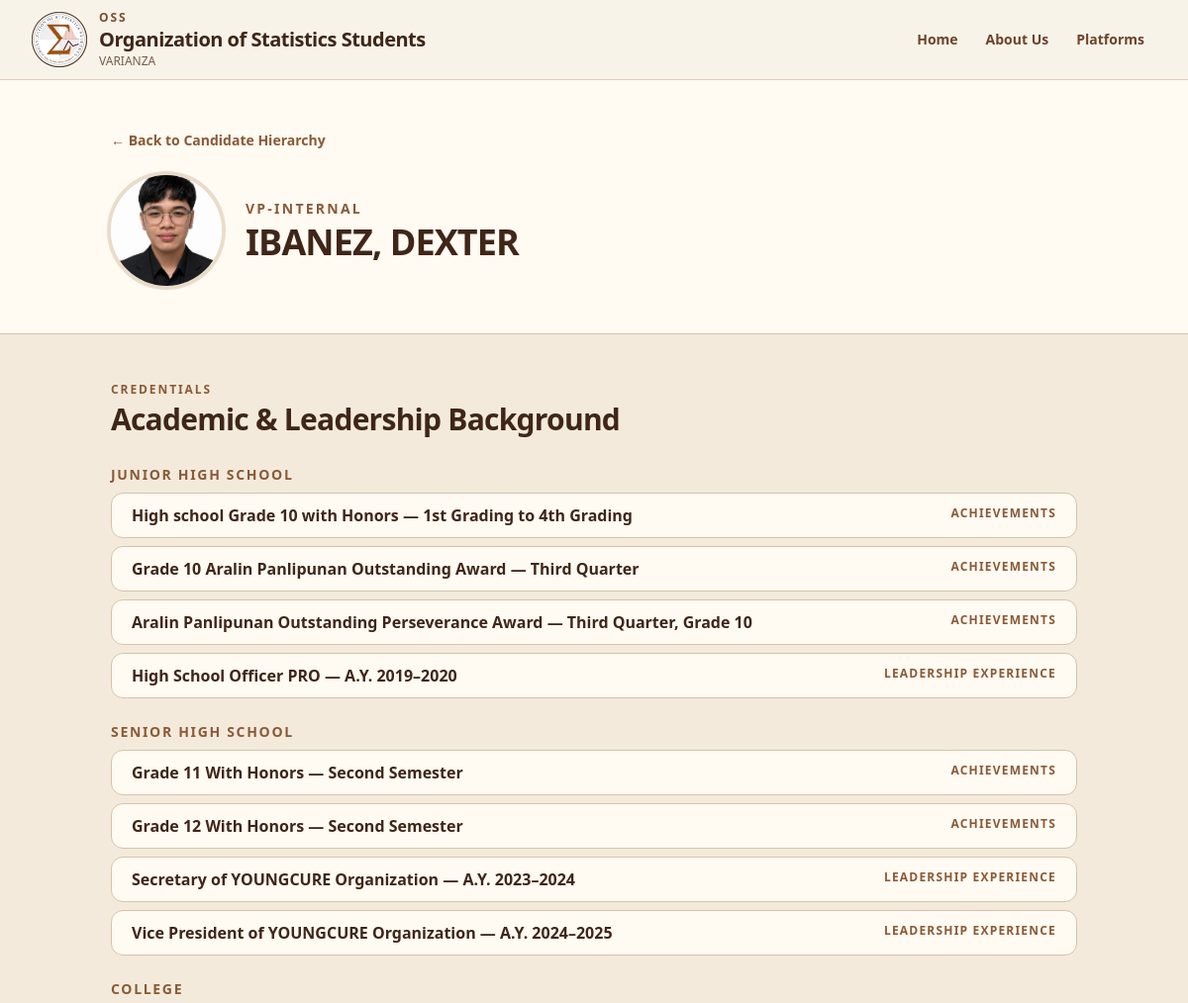
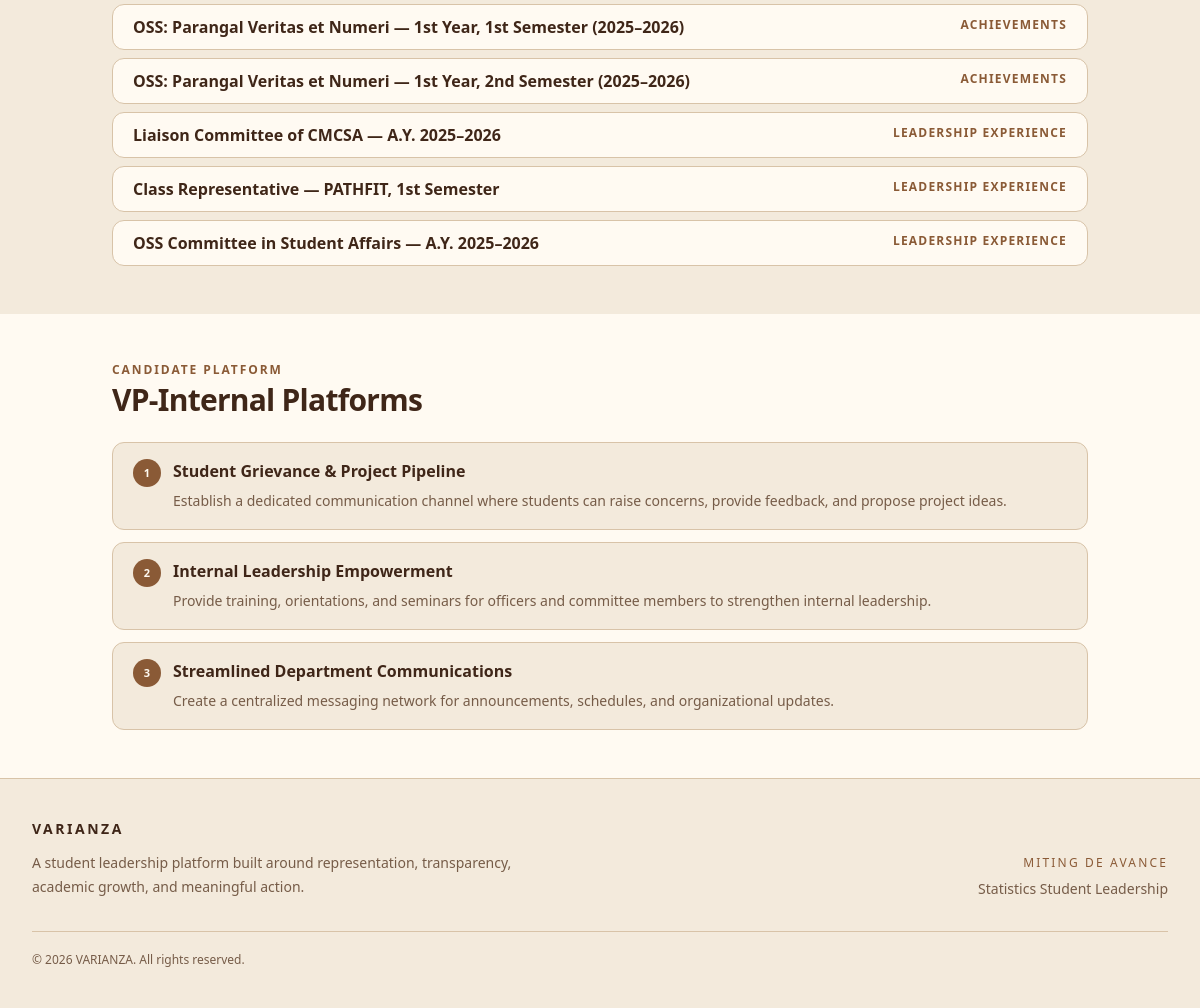
Screenshot of /candidates/ibanez-dexter/ with the database file from the repository (2 pictures, top to bottom).
### core/models.py (models this page shows, shortened)
class Candidate(models.Model):
    POSITION_CHOICES = [
        ("PRESIDENT", "President"),
        ("VP-INTERNAL", "VP-Internal"),
        ("VP-EXTERNAL", "VP-External"),
        ("SECRETARY", "Secretary"),
        ("ASST. SECRETARY", "Asst. Secretary"),
        ("TREASURER", "Treasurer"),
        ("AUDITOR", "Auditor"),
        ("ASST. AUDITOR", "Asst. Auditor"),
        ("PROJECT MANAGER", "Project Manager"),
        ("PRO", "PRO"),
        ("ECO-WARRIOR", "Eco-Warrior"),
        ("2ND YEAR REPRESENTATIVE", "2nd Year Representative"),
    ]
    name = models.CharField(max_length=150)
    slug = models.SlugField(unique=True)
    position = models.CharField(
        max_length=50,
        choices=POSITION_CHOICES,
    )
    photo = models.CharField(
        max_length=255,
        blank=True,
    )
    hierarchy_order = models.PositiveIntegerField(default=0)
    class Meta:
        ordering = ["hierarchy_order", "id"]

class CandidateCredential(models.Model):
    EDUCATION_LEVEL_CHOICES = [
        ("ELEMENTARY", "Elementary"),
        ("JUNIOR HIGH", "Junior High School"),
        ("SENIOR HIGH", "Senior High School"),
        ("COLLEGE", "College"),
        ("GENERAL", "General"),
    ]
    candidate = models.ForeignKey(
        Candidate,
        on_delete=models.CASCADE,
        related_name="credentials",
    )
    education_level = models.CharField(
        max_length=30,
        choices=EDUCATION_LEVEL_CHOICES,
    )
    category = models.CharField(max_length=100)
    title = models.CharField(max_length=255)
    description = models.TextField(blank=True)
    order = models.PositiveIntegerField(default=0)
    class Meta:
        ordering = [
            "education_level",
            "order",
            "id",
        ]

class CandidatePlatform(models.Model):
    candidate = models.ForeignKey(
        Candidate,
        on_delete=models.CASCADE,
        related_name="platforms",
    )
    title = models.CharField(max_length=200)
    description = models.TextField()
    order = models.PositiveIntegerField(default=0)
    class Meta:
        ordering = ["order", "id"]

### core/views.py (the view)
def candidate_detail(request, slug):
    candidate = get_object_or_404(
        Candidate.objects.prefetch_related(
            "platforms",
            "credentials",
        ),
        slug=slug,
    )
    credentials = list(candidate.credentials.all())
    credential_groups = [
        (
            "Junior High School",
            [c for c in credentials if c.education_level == "JUNIOR HIGH"],
        ),
        (
            "Senior High School",
            [c for c in credentials if c.education_level == "SENIOR HIGH"],
        ),
        (
            "College",
            [c for c in credentials if c.education_level == "COLLEGE"],
        ),
    ]
    return render(
        request,
        "core/candidate_detail.html",
        {
            "candidate": candidate,
            "credentials": credentials,
            "credential_groups": credential_groups,
        },
    )

### core/templates/core/candidate_detail.html (shortened to what this page needs)
{% extends "base.html" %}
{% load static %}
{% block content %}
<section class="border-b border-[#d8c3a8] bg-[#fffaf2]">
    <div class="mx-auto max-w-5xl px-5 py-8 sm:px-6 sm:py-12">
        <a
            href="{% url 'core:home' %}"
            class="text-sm font-semibold text-[#8a5a36] hover:text-[#3f2618]"
        >
            ← Back to Candidate Hierarchy
        </a>
        <div class="mt-6 flex items-center gap-4 sm:gap-6">
            {% if candidate.photo %}
                <img
                    src="{% static candidate.photo %}"
                    alt="{{ candidate.name }}"
                    class="h-20 w-20 shrink-0 rounded-full object-cover ring-4 ring-[#eadcc9] sm:h-28 sm:w-28"
                >
            {% endif %}
            <div class="min-w-0">
                <p class="text-xs font-bold uppercase tracking-[0.16em] text-[#8a5a36] sm:text-sm">
                    {{ candidate.get_position_display }}
                </p>
                <h1 class="mt-1 break-words text-2xl font-black tracking-tight text-[#3f2618] sm:text-4xl">
                    {{ candidate.name }}
                </h1>
            </div>
        </div>
    </div>
</section>
<section class="bg-[#f3eadc]">
    <div class="mx-auto max-w-5xl px-5 py-8 sm:px-6 sm:py-12">
        <p class="text-xs font-bold uppercase tracking-[0.16em] text-[#8a5a36]">
            Credentials
        </p>
        <h2 class="mt-1 text-2xl font-black tracking-tight text-[#3f2618] sm:text-3xl">
            Academic &amp; Leadership Background
        </h2>
        {% if credentials %}
            <div class="mt-7 space-y-6">
                {% for group_name, group_credentials in credential_groups %}
                    {% if group_credentials %}
                        <div>
                            <h3 class="text-sm font-bold uppercase tracking-[0.12em] text-[#8a5a36]">
                                {{ group_name }}
                            </h3>
                            <div class="mt-2 space-y-2">
                                {% for credential in group_credentials %}
                                    <article class="rounded-xl border border-[#d8c3a8] bg-[#fffaf2] px-4 py-3 sm:px-5">
                                        <div class="flex flex-col gap-1 sm:flex-row sm:items-start sm:justify-between sm:gap-4">
                                            <div class="min-w-0">
                                                <h4 class="break-words text-sm font-bold leading-5 text-[#3f2618] sm:text-base">
                                                    {{ credential.title }}
                                                </h4>
                                            </div>
                                            {% if credential.category %}
                                                <p class="shrink-0 text-[10px] font-bold uppercase tracking-[0.1em] text-[#8a5a36] sm:text-xs">
                                                    {{ credential.category }}
                                                </p>
                                            {% endif %}
                                        </div>
                                    </article>
                                {% endfor %}
                            </div>
                        </div>
                    {% endif %}
                {% endfor %}
            </div>
        {% else %}
            <p class="mt-6 text-sm text-[#765c48]">
                No credentials have been added yet.
            </p>
        {% endif %}
    </div>
</section>
<section class="bg-[#fffaf2]">
    <div class="mx-auto max-w-5xl px-5 py-8 sm:px-6 sm:py-12">
        <p class="text-xs font-bold uppercase tracking-[0.16em] text-[#8a5a36]">
            Candidate Platform
        </p>
        <h2 class="mt-1 text-2xl font-black tracking-tight text-[#3f2618] sm:text-3xl">
            {{ candidate.get_position_display }} Platforms
        </h2>
        <div class="mt-6 space-y-3">
            {% for platform in candidate.platforms.all %}
                <article class="rounded-xl border border-[#d8c3a8] bg-[#f3eadc] px-4 py-4 sm:px-5">
                    <div class="flex items-start gap-3">
                        <div class="flex h-7 w-7 shrink-0 items-center justify-center rounded-full bg-[#8a5a36] text-[11px] font-bold text-[#fffaf2]">
                            {{ forloop.counter }}
                        </div>
                        <div class="min-w-0">
                            <h3 class="break-words text-sm font-bold text-[#3f2618] sm:text-base">
                                {{ platform.title }}
                            </h3>
                            {% if platform.description %}
                                <p class="mt-1.5 break-words text-xs leading-5 text-[#765c48] sm:text-sm sm:leading-6">
                                    {{ platform.description }}
                                </p>
                            {% endif %}
                        </div>
                    </div>
                </article>
            {% empty %}
                <p class="text-sm text-[#765c48]">
                    No platforms have been added yet.
                </p>
            {% endfor %}
        </div>
    </div>
</section>
{% endblock %}

### rows the page displays
Candidate: photo (picture), position "VP-INTERNAL", name "IBANEZ, DEXTER", position "VP-Internal"
CandidateCredential: group_name "JUNIOR HIGH SCHOOL", title "High school Grade 10 with Honors — 1st Grading to 4th Grading", category "ACHIEVEMENTS"
CandidateCredential: title "Grade 10 Aralin Panlipunan Outstanding Award — Third Quarter", category "ACHIEVEMENTS"
CandidateCredential: title "Aralin Panlipunan Outstanding Perseverance Award — Third Quarter, Grade 10", category "ACHIEVEMENTS"
CandidateCredential: title "High School Officer PRO — A.Y. 2019–2020", category "LEADERSHIP EXPERIENCE"
CandidateCredential: group_name "SENIOR HIGH SCHOOL", title "Grade 11 With Honors — Second Semester", category "ACHIEVEMENTS"
CandidateCredential: title "Grade 12 With Honors — Second Semester", category "ACHIEVEMENTS"
CandidateCredential: title "Secretary of YOUNGCURE Organization — A.Y. 2023–2024", category "LEADERSHIP EXPERIENCE"
CandidateCredential: title "Vice President of YOUNGCURE Organization — A.Y. 2024–2025", category "LEADERSHIP EXPERIENCE"
CandidateCredential: education_level "COLLEGE", title "OSS: Parangal Veritas et Numeri — 1st Year, 1st Semester (2025–2026)", category "ACHIEVEMENTS"
CandidateCredential: title "OSS: Parangal Veritas et Numeri — 1st Year, 2nd Semester (2025–2026)", category "ACHIEVEMENTS"
CandidateCredential: title "Liaison Committee of CMCSA — A.Y. 2025–2026", category "LEADERSHIP EXPERIENCE"
CandidateCredential: title "Class Representative — PATHFIT, 1st Semester", category "LEADERSHIP EXPERIENCE"
CandidateCredential: title "OSS Committee in Student Affairs — A.Y. 2025–2026", category "LEADERSHIP EXPERIENCE"
CandidatePlatform: title "Student Grievance & Project Pipeline", description "Establish a dedicated communication channel where students can raise concerns, provide feedback, and propose project ideas."
CandidatePlatform: title "Internal Leadership Empowerment", description "Provide training, orientations, and seminars for officers and committee members to strengthen internal leadership."
CandidatePlatform: title "Streamlined Department Communications", description "Create a centralized messaging network for announcements, schedules, and organizational updates."
